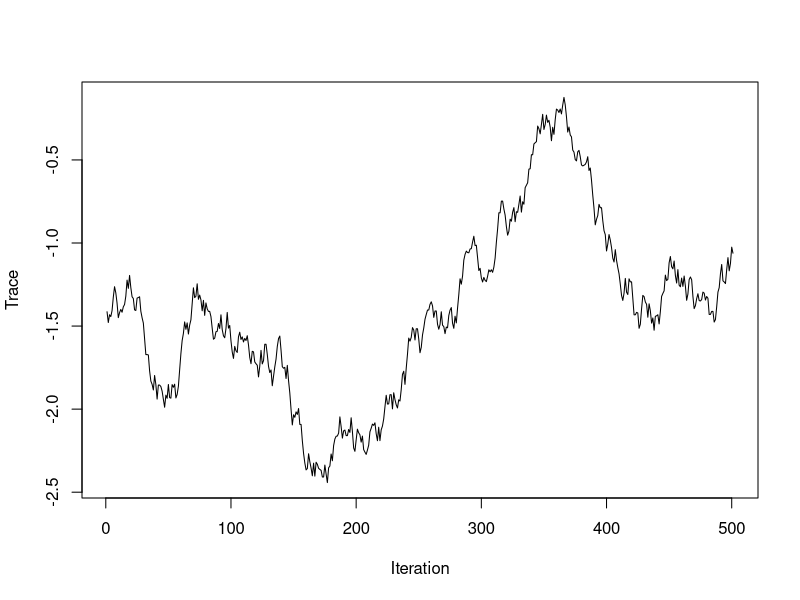
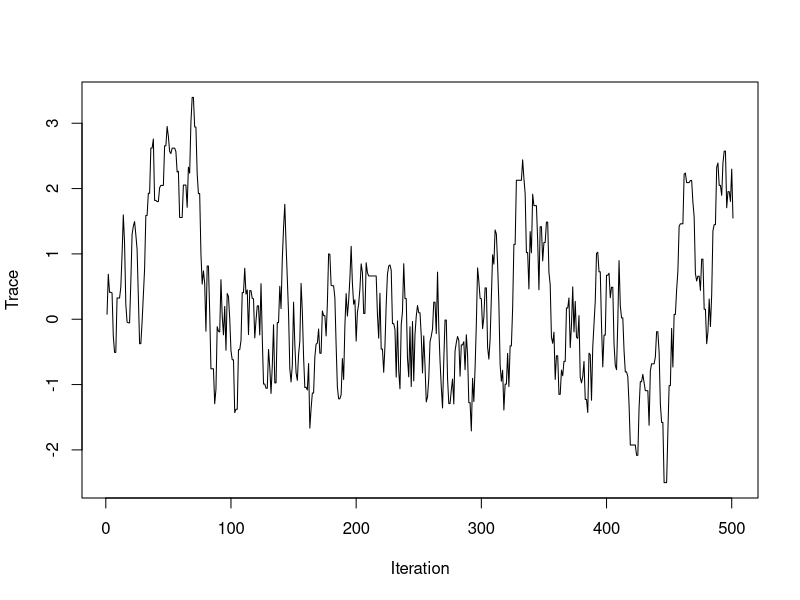
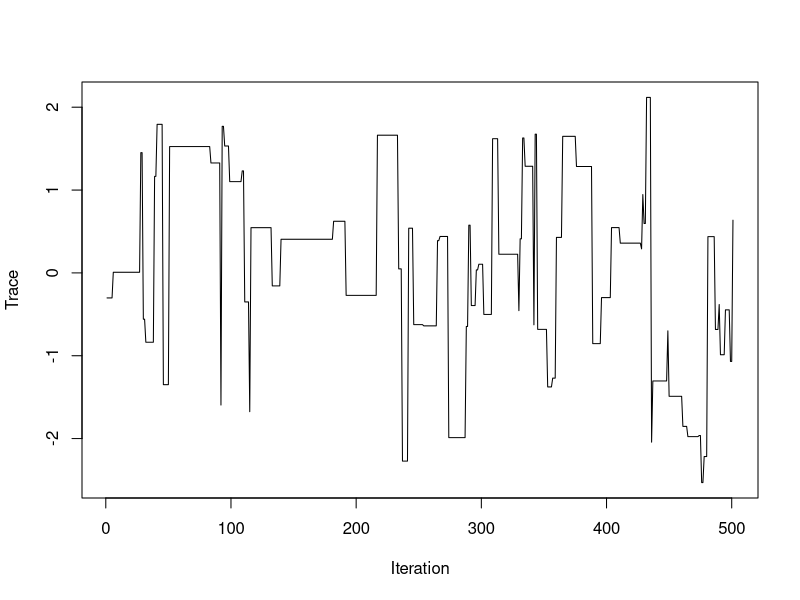
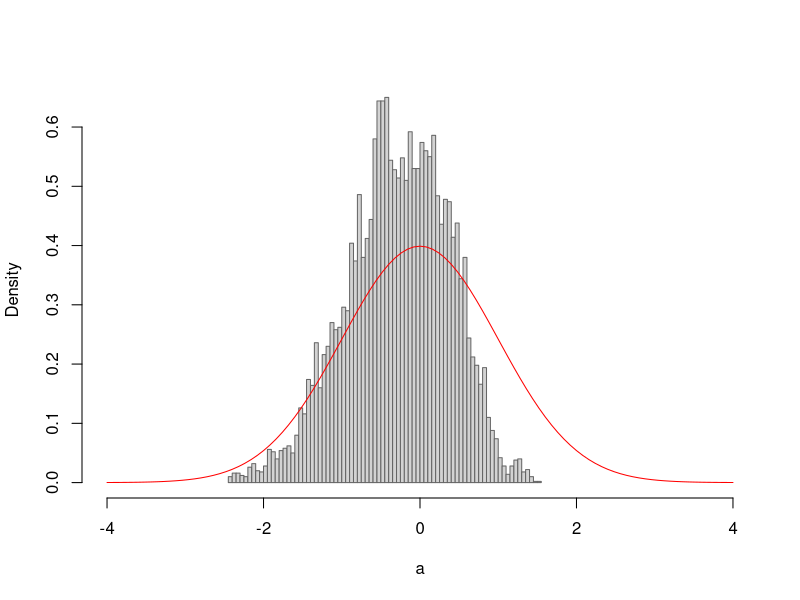
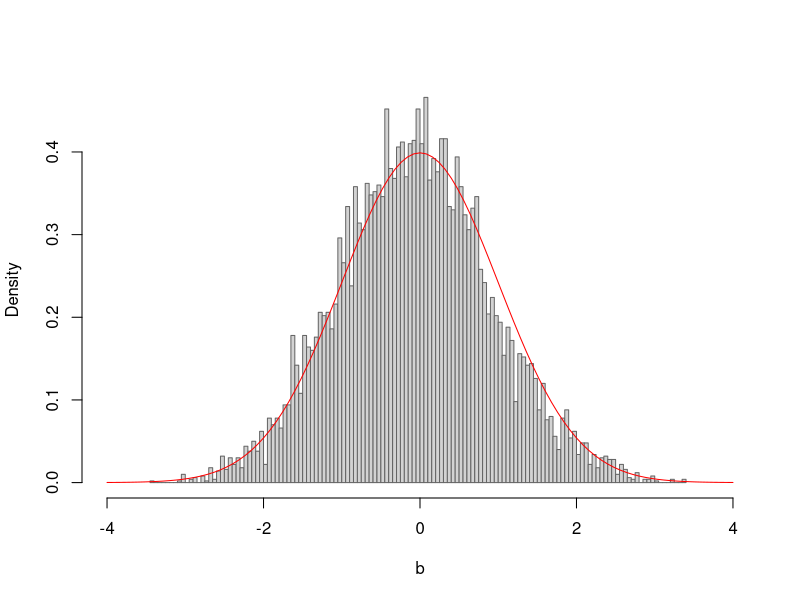
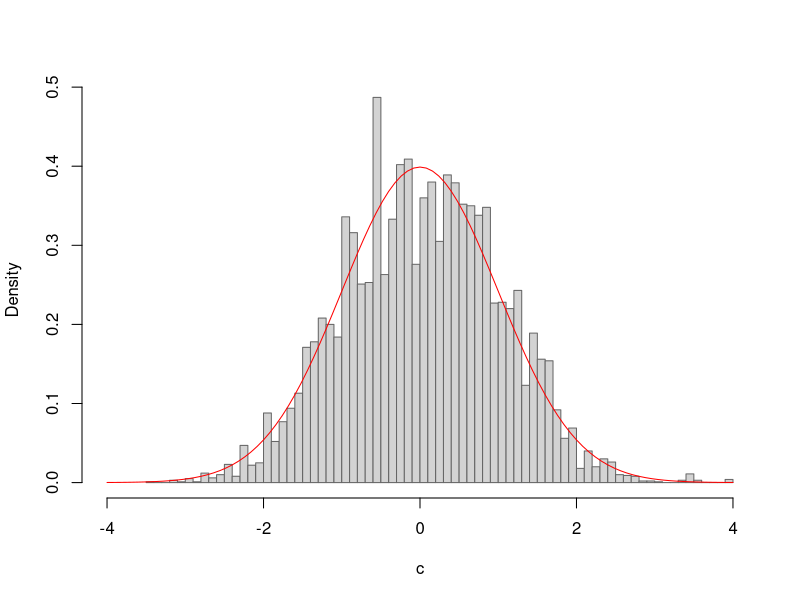
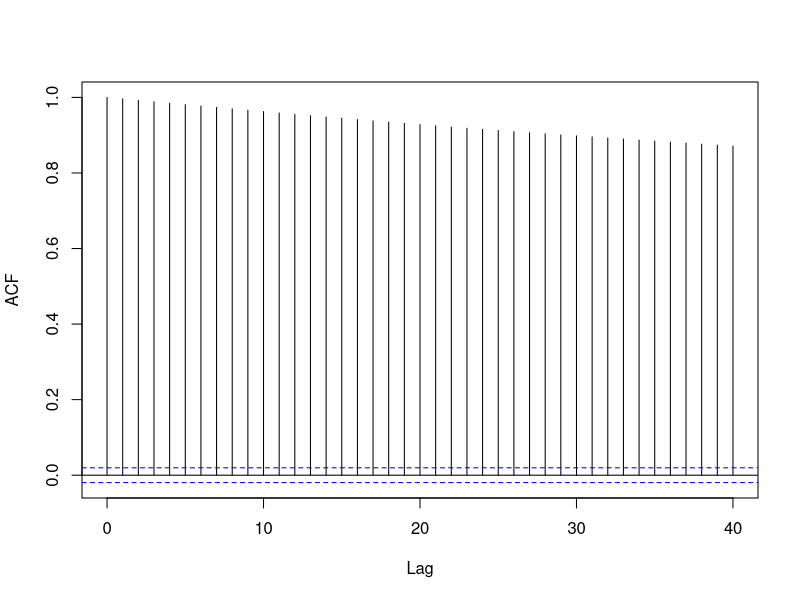
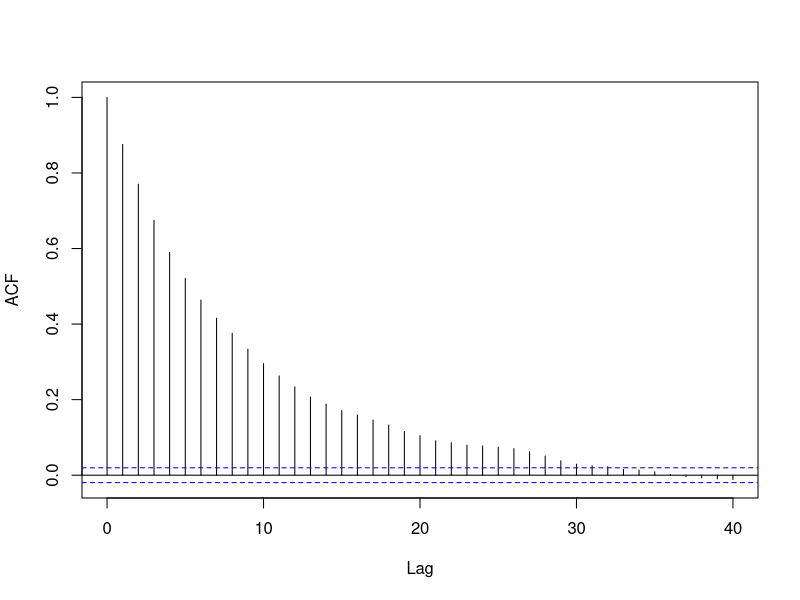

Here is the R script that generated these plots, in order:
## ---- chunk 1
knitr::opts_chunk$set(echo = TRUE)
knitr::opts_chunk$set(cache = FALSE)
knitr::opts_chunk$set(message=FALSE)
library(tidyverse)
library(arm)
set.seed(pi)
## ---- chunk 2
library(expm)
#build the transition matrix
dim=6
diagonalValue=0.5
offDiagonalValue=0.25
P=diag(diagonalValue, dim, dim)


for (row in 1:dim) {
  for (col in 1:dim) {
    if (row==col + 1 || col == row + 1 ) {
      P[row,col]=0.25
    }  
  }
}
#special cases
P[1,2] = diagonalValue
P[6,5] = diagonalValue
#starting vector
val=1/dim
start=rep(val,dim)
#compute stationary state:

final=start %*% (P %^% 10)
print(final)  


## ---- chunk 3
#Random walk

randomWalk = function(N,d){
  x=rep(0,N)
  for (i in 2:N) {
    y = x[i-1]+runif(1,-d,d)
    prob = min(1,exp( (x[i-1]^2-y^2) / 2 )) 
    u=runif(1)
    if(prob>u){
      x[i]=y  
    }
    else{
      x[i]=x[i-1]
    }
  }
  return(x)
}
d=10000
a=randomWalk(d,0.1)
b=randomWalk(d,1)
c=randomWalk(d,10)
plot(a[4500:5000], type="l", ylab="Trace", xlab="Iteration")
plot(b[4500:5000], type="l", ylab="Trace", xlab="Iteration")
plot(c[4500:5000], type="l", ylab="Trace", xlab="Iteration")
hist(a, breaks=100, border="gray40",freq=F, main="",xlim = c(-4,4))
curve(dnorm(x),add=TRUE,col="red")
hist(b, breaks=100, border="gray40",freq=F, main="",xlim = c(-4,4))
curve(dnorm(x),add=TRUE,col="red")
hist(c, breaks=100, border="gray40",freq=F, main="",,xlim = c(-4,4))
curve(dnorm(x),add=TRUE,col="red")
acf(a, main="")
acf(b, main="")
acf(c, main="")
